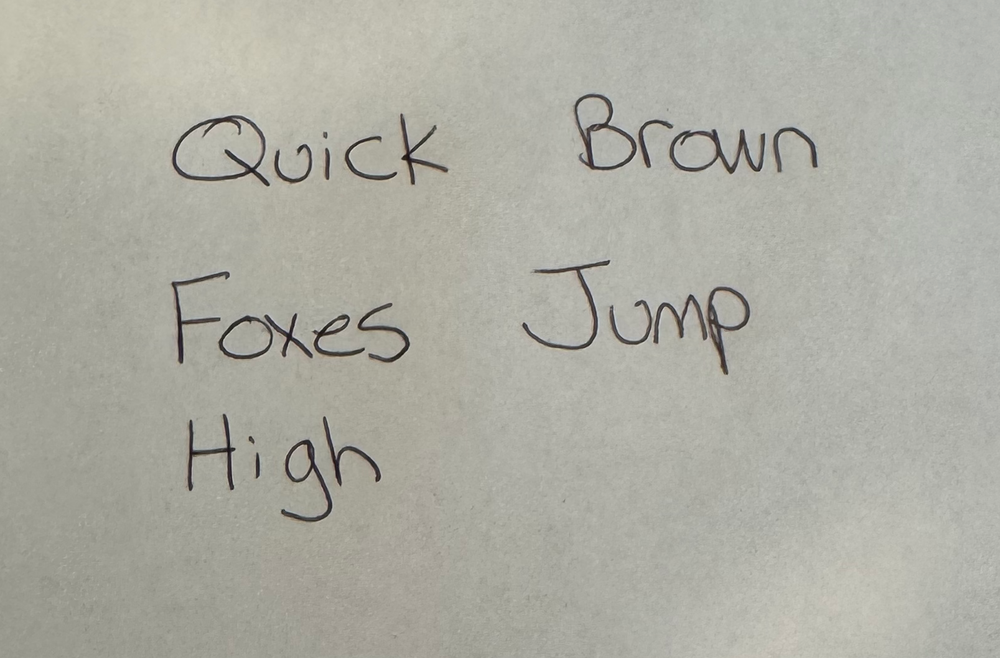
#> input picture styles/hw-sample.png, 1000 x 658 px, shrunk from 1607 x 1057 before the run
$ python -i score.py   (imports and definitions only)   (older library calls are emulated)
#> lines starting #> are read from the running program, lines starting #| are printed output that depends on the picture
#> further down, picture is the input picture: shape (658, 1000, 3); mean B, G, R 163.1, 172.9, 173.2
"""Per-word quality scoring for best-of-N candidate selection.

Evaluates background cleanliness, ink density, edge sharpness,
height consistency (target closeness), and contrast.
"""

import numpy as np

from reforge.config import QUALITY_WEIGHTS, SHORT_WORD_HEIGHT_TARGET


def _background_score(img: np.ndarray) -> float:
    """Score background cleanliness (1.0 = clean white background)."""
    # Background pixels are those > 200
    bg_pixels = img[img > 200]
#> bg_pixels = 2737 values, max 217 at index 2498, min 201 at index 0, mean 202.1
    if len(bg_pixels) == 0:
        return 0.0
    # Ideal background is 255; penalize gray backgrounds
    mean_bg = np.mean(bg_pixels)
#> mean_bg = 202.1
    return min(1.0, mean_bg / 255.0)


def _ink_density_score(img: np.ndarray) -> float:
    """Score ink density (penalize too little or too much ink)."""
    ink_ratio = np.mean(img < 128)
#> ink_ratio = 0.0223
    # Ideal range: 5-30% ink
    if ink_ratio < 0.01:
        return 0.0
    if ink_ratio > 0.5:
        return 0.2
    if 0.05 <= ink_ratio <= 0.30:
        return 1.0
    if ink_ratio < 0.05:
        return ink_ratio / 0.05
    return max(0.2, 1.0 - (ink_ratio - 0.30) / 0.20)


def _edge_sharpness_score(img: np.ndarray) -> float:
    """Score edge sharpness using gradient magnitude."""
    import cv2
    if img.size == 0:
        return 0.0
    sobelx = cv2.Sobel(img, cv2.CV_64F, 1, 0, ksize=3)
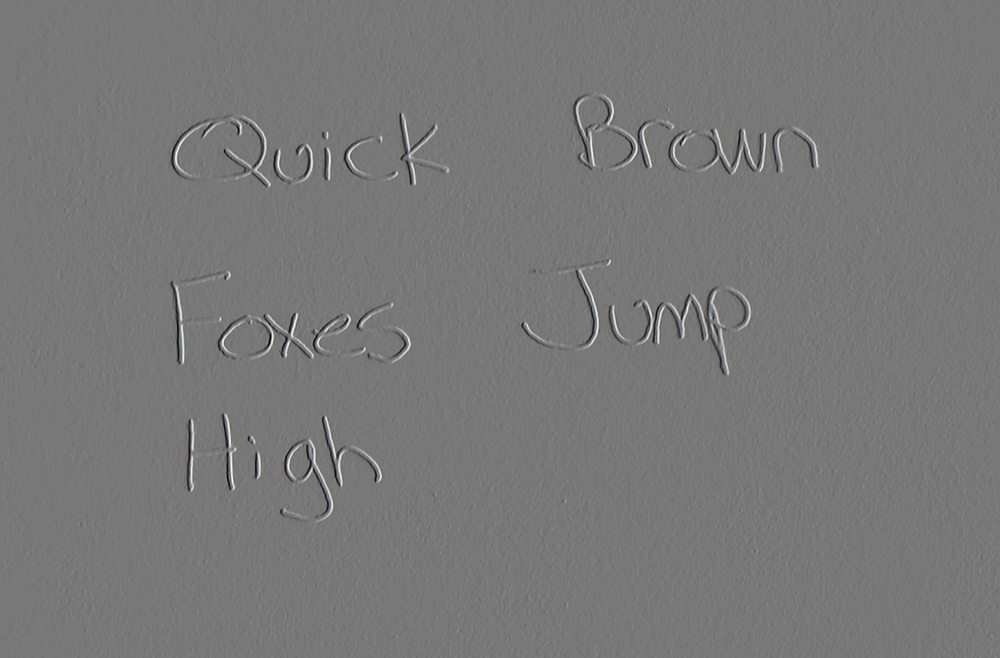
#> sobelx: shape (658, 1000, 3) float64; mean B, G, R 0.2, 0.1, 0.1; drawn with min black and max white
    sobely = cv2.Sobel(img, cv2.CV_64F, 0, 1, ksize=3)
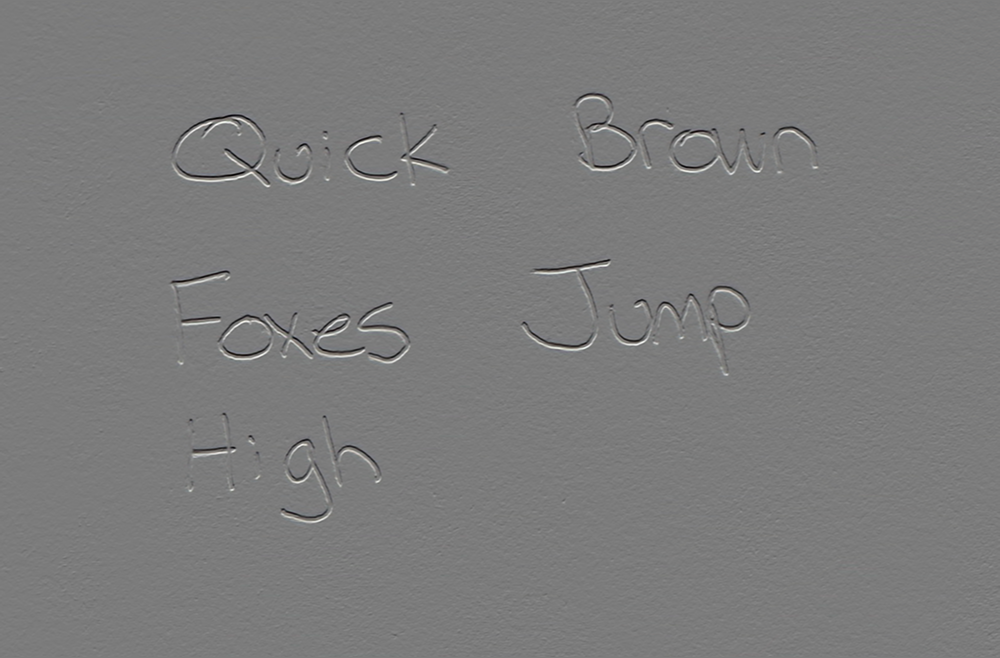
#> sobely: shape (658, 1000, 3) float64; mean B, G, R -0.2, -0.2, -0.2; drawn with min black and max white
    gradient = np.sqrt(sobelx ** 2 + sobely ** 2)
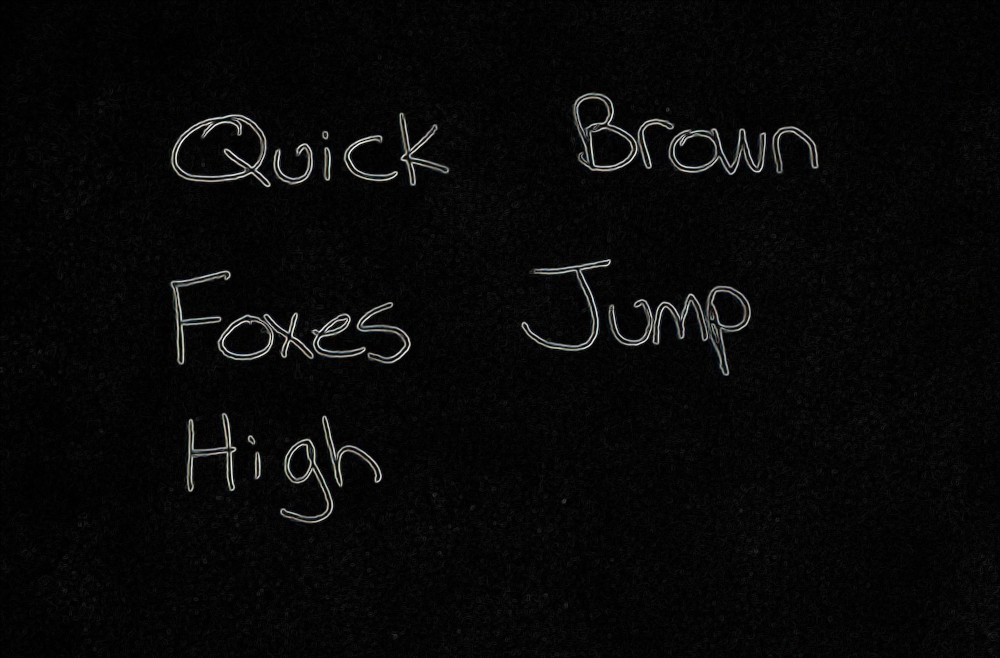
#> gradient: shape (658, 1000, 3) float64; mean B, G, R 23.3, 23.5, 23.4; drawn with min black and max white
    # Normalize: higher gradient at ink edges = sharper
    mean_grad = np.mean(gradient)
#> mean_grad = 23.37
    # Typical good range: 10-50
    return min(1.0, mean_grad / 30.0)


def _height_consistency_score(img: np.ndarray, word_len: int = 0) -> float:
    """Score ink height closeness to the normalization target.

    When word_len > 0 (selection-time scoring), computes how close
    the candidate's ink height is to the expected target. Candidates
    that fill the full canvas or are extremely short score low.
    When word_len == 0 (legacy/no-word-info), falls back to canvas
    coverage ratio scoring.
    """
#> called with word_len = 0
    ink_mask = img < 128
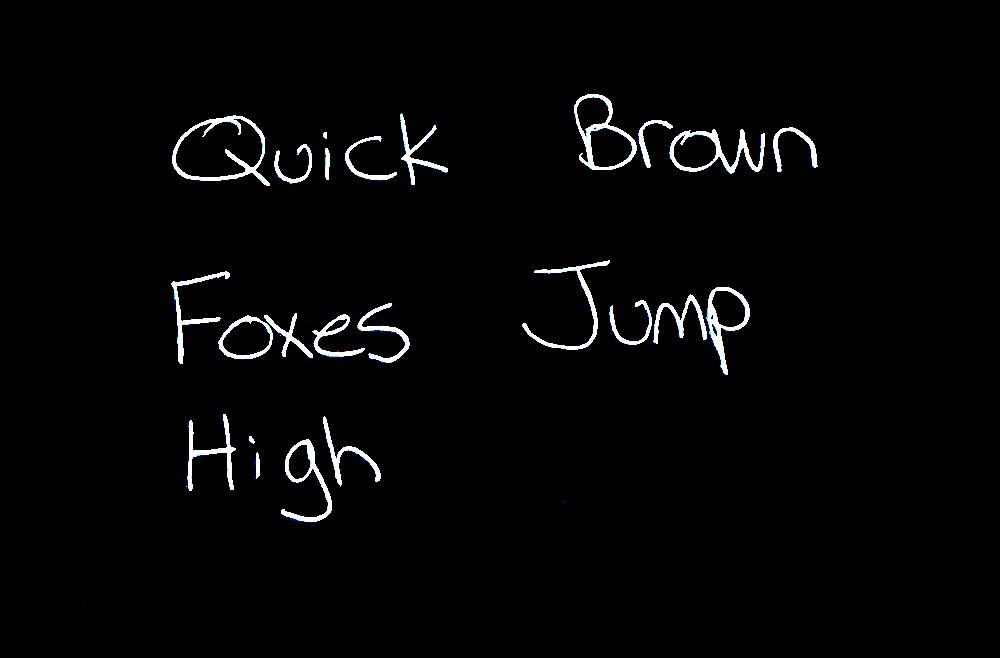
#> ink_mask: shape (658, 1000, 3) bool; mean B, G, R 0.0231, 0.0221, 0.0215
    if not np.any(ink_mask):
        return 0.0
    row_ink = np.mean(ink_mask, axis=1)
#> row_ink = 658 rows, first 8: [0, 0, 0], [0, 0, 0], [0, 0, 0], [0, 0, 0], [0, 0, 0], [0, 0, 0], [0, 0, 0], [0, 0, 0]
    ink_rows = row_ink > 0.01
#> ink_rows = 658 rows, first 8: [False, False, False], [False, False, False], [False, False, False], [False, False, False], [False, False, False], [False, False, False], [False, False, False], [False, False, False]
    if not np.any(ink_rows):
        return 0.0
    first_row = int(np.argmax(ink_rows))
#> first_row = 282
    last_row = len(ink_rows) - 1 - int(np.argmax(ink_rows[::-1]))
#> last_row = 249
    ink_height = last_row - first_row + 1
#> ink_height = -32

    if word_len > 0:
        # Target-aware scoring: how close is ink height to what
        # font normalization will expect?
        if word_len <= 2:
            target = SHORT_WORD_HEIGHT_TARGET
        else:
            target = int(SHORT_WORD_HEIGHT_TARGET * 1.08)
        # Candidates near the target need minimal scaling later.
        # Linear falloff: 0% deviation = 1.0, 100%+ deviation = 0.0.
        # Asymmetric: penalize canvas-fill (too tall) more than too short,
        # because tall words get aggressively downscaled and lose quality.
        deviation = (ink_height - target) / target
        if deviation > 0:
            # Too tall: heavier penalty (canvas-fill is the main problem)
            return max(0.0, 1.0 - deviation / 0.8)
        else:
            # Too short: gentler penalty
            return max(0.0, 1.0 - abs(deviation) / 1.2)

    # Fallback: canvas coverage ratio (legacy behavior)
    total_height = img.shape[0]
#> total_height = 658
    ratio = ink_height / total_height
#> ratio = -0.0486
    if 0.3 <= ratio <= 0.8:
        return 1.0
    return max(0.0, 1.0 - abs(ratio - 0.55) * 2)


def _contrast_score(img: np.ndarray) -> float:
    """Score ink-to-background contrast."""
    ink_pixels = img[img < 128]
    bg_pixels = img[img > 200]
    if len(ink_pixels) == 0 or len(bg_pixels) == 0:
        return 0.0
    contrast = np.mean(bg_pixels) - np.mean(ink_pixels)
#> contrast = 130.7
    # Good contrast: > 100
    return min(1.0, contrast / 150.0)


def _stroke_width_score(img: np.ndarray, reference_width: float) -> float:
    """Score stroke width similarity to reference (1.0 = matches reference).

    Uses distance transform to measure mean stroke width, then scores
    based on deviation from the reference. Linear falloff: 0% deviation = 1.0,
    50%+ deviation = 0.0.
    """
    import cv2
    ink_mask = (img < 180).astype(np.uint8)
    if np.sum(ink_mask) < 10 or reference_width <= 0:
        return 0.5  # neutral when unmeasurable
    dist = cv2.distanceTransform(ink_mask, cv2.DIST_L2, 5)
    ink_dists = dist[ink_mask > 0]
    word_width = float(np.mean(ink_dists)) * 2.0
    if word_width <= 0:
        return 0.5
    deviation = abs(word_width - reference_width) / reference_width
    return max(0.0, 1.0 - deviation / 0.5)


def quality_score_breakdown(
    img: np.ndarray,
    reference_stroke_width: float = 0.0,
    word_len: int = 0,
) -> tuple[float, dict]:
    """Compute weighted quality score and its per-component breakdown.

    Same scoring rules as ``quality_score`` but also returns the raw
    sub-scores (``background``, ``ink_density``, ``edge_sharpness``,
    ``height_consistency``, ``contrast``, and optionally ``stroke_width``)
    so callers can log or inspect selection decisions.
    """
    sub_scores = {
        "background": _background_score(img),
        "ink_density": _ink_density_score(img),
        "edge_sharpness": _edge_sharpness_score(img),
        "height_consistency": _height_consistency_score(img, word_len=word_len),
        "contrast": _contrast_score(img),
    }
#> sub_scores = {'background': 0.793, 'ink_density': 0.445, 'edge_sharpness': 0.779, 'height_consistency': 0, 'contrast': 0.871}
#> (the run stopped early here; a loop or call above may not have finished)
